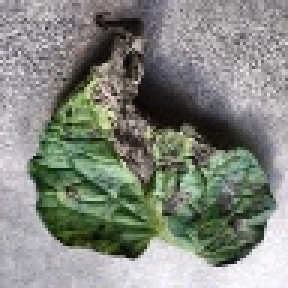
#> input picture Thesis proj/data/train/early_blight/early_blight.jpg, 96 x 96 px (shown 3 times larger); its folder holds only this picture in this run
$ python -i preprocess.py   (imports and definitions only)
#> lines starting #> are read from the running program, lines starting #| are printed output that depends on the picture
import cv2
import numpy as np
import os

# [31 lines left out: function check_dataset, not called in this run]

def preprocess_image(image_path, target_size=(224, 224)):
    """Enhanced preprocessing for tomato disease images"""
#> called with target_size = (224, 224)
    # Read image
    img = cv2.imread(image_path)
#> img is the input picture: shape (96, 96, 3); mean B, G, R 126.9, 134.9, 131.3
    if img is None:
        return None

    # Convert to RGB
    img = cv2.cvtColor(img, cv2.COLOR_BGR2RGB)

    # Resize
    img = cv2.resize(img, target_size)
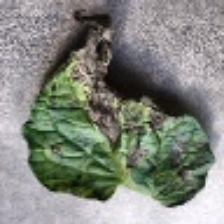
#> img: shape (224, 224, 3); mean R, G, B 131.1, 134.7, 126.7

    # Enhance contrast using CLAHE
    lab = cv2.cvtColor(img, cv2.COLOR_RGB2LAB)
#> lab: shape (224, 224, 3); mean of channels 0, 1, 2 140.1, 125.1, 132.2
    l, a, b = cv2.split(lab)
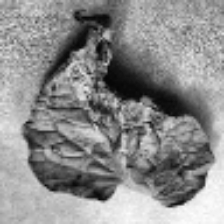
#> l: shape (224, 224); min 5, max 253, mean 140.1
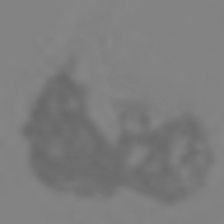
#> a: shape (224, 224); min 104, max 136, mean 125.1
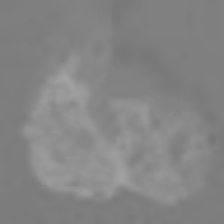
#> b: shape (224, 224); min 118, max 162, mean 132.2
    clahe = cv2.createCLAHE(clipLimit=3.0, tileGridSize=(8,8))
    cl = clahe.apply(l)
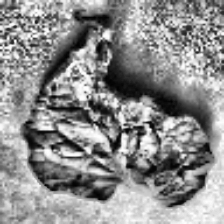
#> cl: shape (224, 224); min 1, max 255, mean 141.5
    enhanced = cv2.merge((cl,a,b))
#> enhanced: shape (224, 224, 3); mean of channels 0, 1, 2 141.5, 125.1, 132.2
    img = cv2.cvtColor(enhanced, cv2.COLOR_LAB2RGB)
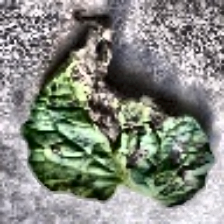
#> img: shape (224, 224, 3); mean R, G, B 133.3, 137, 128.7

    # Normalize
    img = img.astype('float32') / 255.0

    return img

# [24 lines left out: function process_dataset, not called in this run]

# [14 lines not run here, left out]

>>> result = preprocess_image('../data/train/early_blight/early_blight.jpg')
